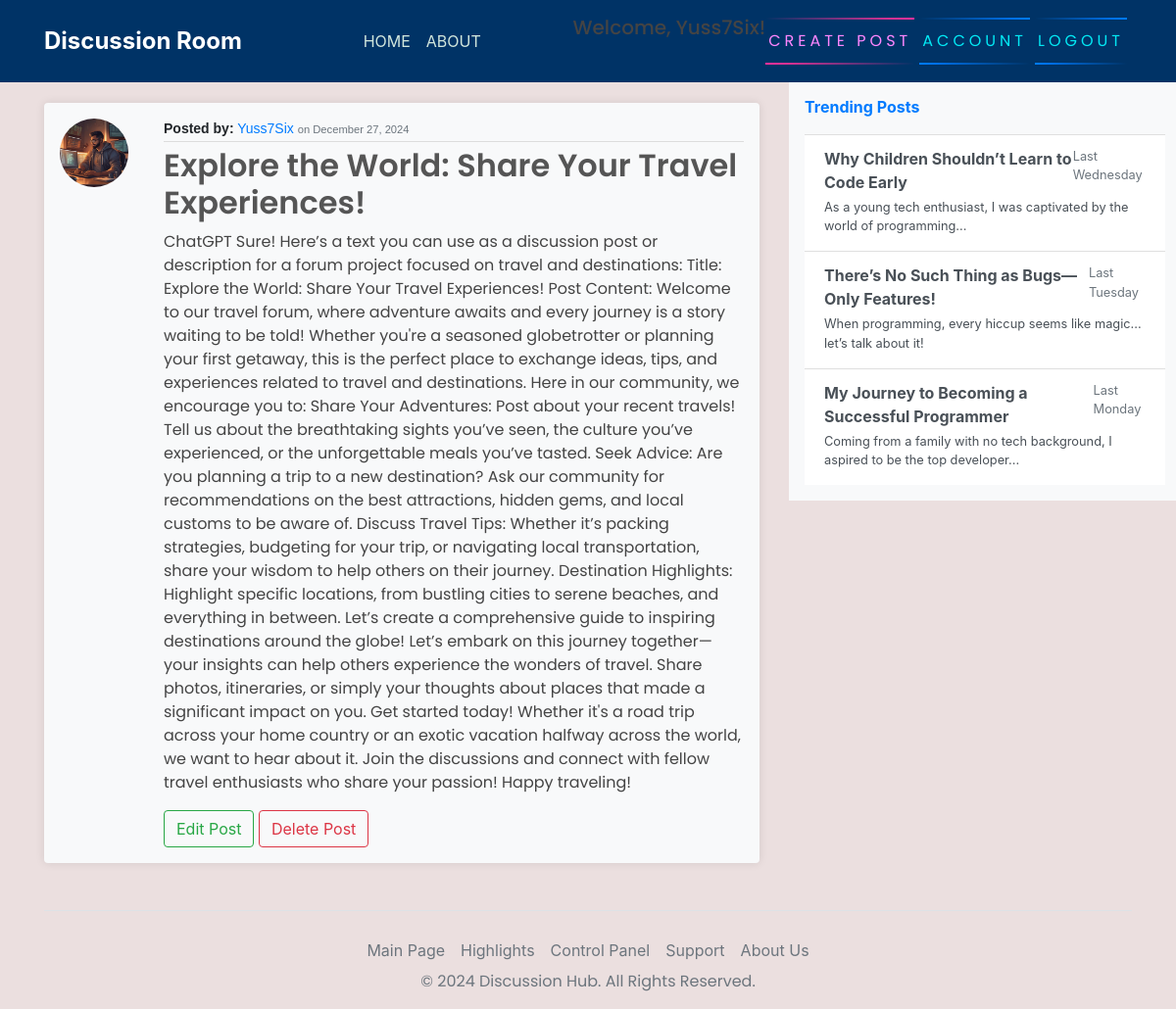
The page /post/3/ (signed in) on the database as committed earlier.
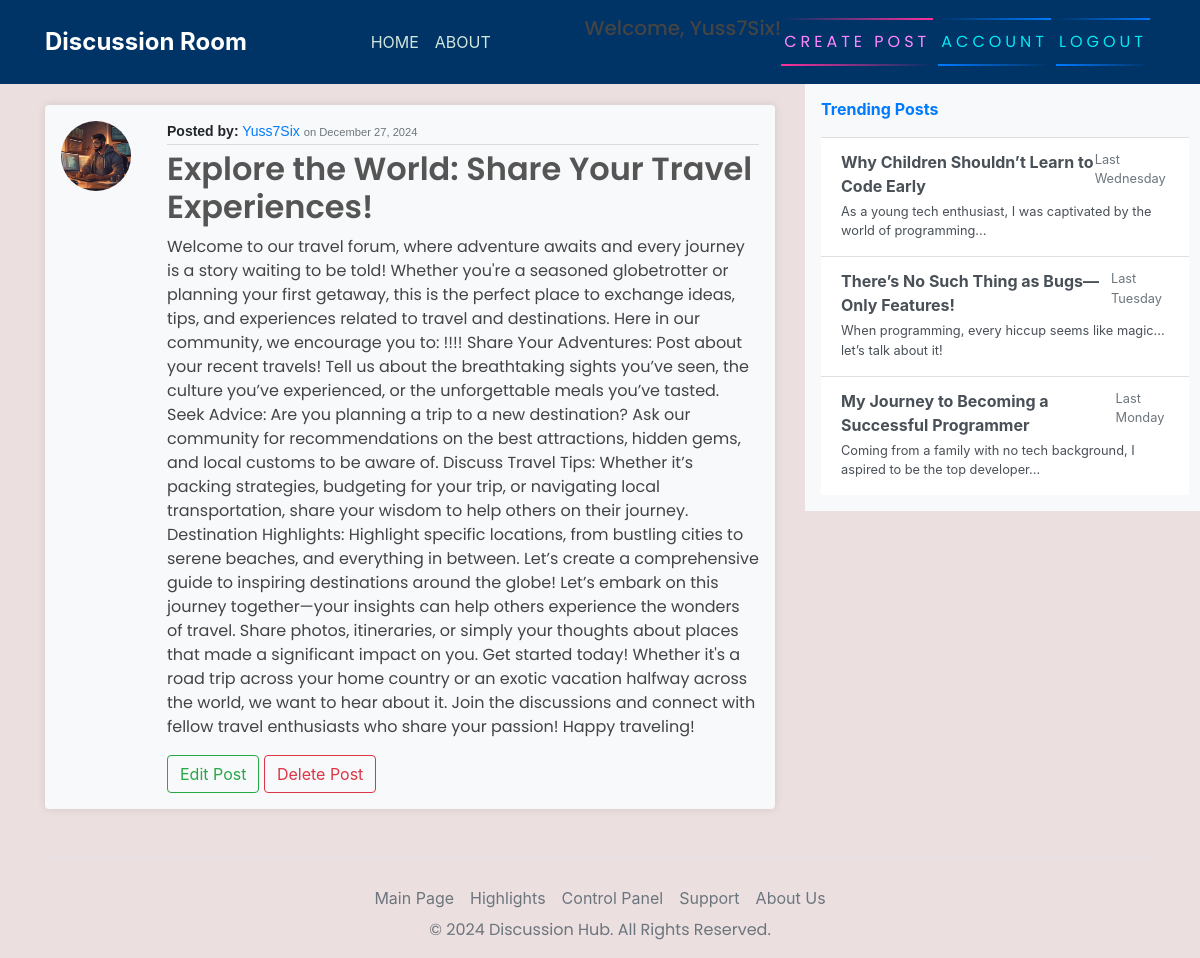
The same page on the database as committed later.
### blog/models.py (models this page shows)
class Post(models.Model):
    title = models.CharField(max_length=200)
    content = models.TextField()
    date_posted = models.DateTimeField(default=timezone.now)
    author = models.ForeignKey(User, on_delete=models.CASCADE)

### users/models.py (models this page shows, shortened)
class Account(models.Model):
    user = models.OneToOneField(User, on_delete=models.CASCADE)
    avatar = models.ImageField(default='default.jpg', upload_to='images/')

### blog/views.py (the view)
# urls.py: path('post/<int:pk>/', PostDetailView.as_view(), name="blog-detail"),
class PostDetailView(LoginRequiredMixin, DetailView):
    model = Post

### blog/templates/blog/post_detail.html
{% extends 'base.html' %}
{% block content %}
<article class="media content-section my-4 p-3 bg-light rounded shadow-sm">
    <img class="rounded-circle article-img" src="{{ object.author.account.avatar.url }}" alt="Author's Profile Picture">
    <div class="media-body ml-3">
        <div class="article-metadata">
            <strong>Posted by:</strong>
            <a class="author-link" href="#">{{ object.author.username }}</a>
            <small class="text-muted">on {{ object.date_posted|date:"F j, Y" }}</small>
        </div>
        <h2>
            <a class="article-title" href="{% url 'blog-detail' object.id %}">{{ object.title }}</a>
        </h2>
        <p class="article-content">{{ object.content }}</p>
        {% if object.author == user %}
        <div class="action-buttons mt-3">
            <a class="btn btn-outline-success" href="{% url 'blog-update' object.id %}">Edit Post</a>
            <a class="btn btn-outline-danger" href="{% url 'blog-delete' object.id %}">Delete Post</a>
        </div>
        {% endif %}
    </div>
</article>
{% endblock content %}

Rows that differ between the two databases and show on the page:
changed Post "Explore the World: Share Your Travel Experiences!": content "ChatGPT Sure! Here’s a text you can use as a discussion post or description for a forum project focused on travel and destinations: Title: Explore the World: Share Your Travel Experiences! Post Content: Welcome to our travel forum, where adventure awaits and every journey is a story waiting to be told! Whether you're a seasoned globetrotter or planning your first getaway, this is the perfect place to exchange ideas, tips, and experiences related to travel and destinations. Here in our community, we encourage you to: Share Your Adventures: Post…" → "Welcome to our travel forum, where adventure awaits and every journey is a story waiting to be told! Whether you're a seasoned globetrotter or planning your first getaway, this is the perfect place to exchange ideas, tips, and experiences related to travel and destinations. Here in our community, we encourage you to: !!!! Share Your Adventures: Post…"
